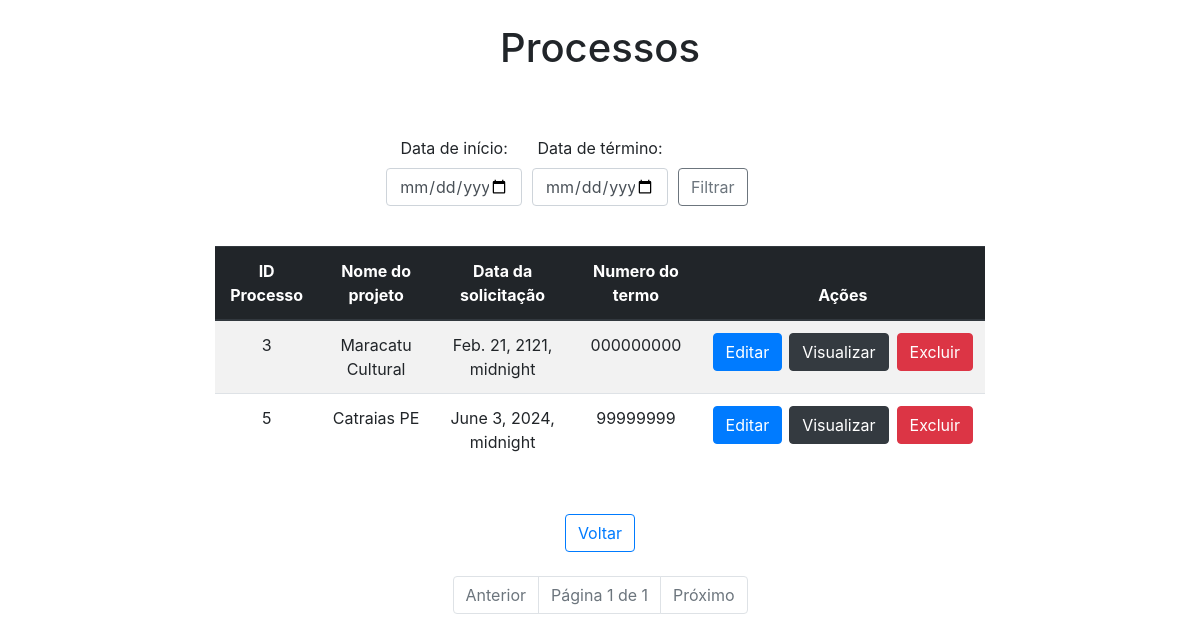
The app's page /processo_html/ (signed in) with its own data.
### app/models.py (models this page shows, shortened)
class Processo(models.Model):
    data_solicitacao = models.DateTimeField()
    data_conferencia_documentos = models.DateTimeField()
    data_autorizacao_empenho = models.DateTimeField()
    data_confeccao_empenho = models.DateTimeField()
    numero_empenho = models.CharField(max_length=30)
    data_confeccao_termo = models.DateTimeField()
    data_envio_termo = models.DateTimeField()
    numero_termo = models.CharField(max_length=30)
    responsavel_confeccao = models.CharField(max_length=100)
    data_visto_termo = models.DateTimeField()
    data_envio_term_proponente = models.DateTimeField()
    data_assinatura_termo = models.DateTimeField()
    data_envio_pagamento = models.DateTimeField()
    data_ordem_bancaria = models.DateTimeField()
    status_transacao = models.CharField(max_length=100)
    projeto = models.ForeignKey(Projeto, on_delete=models.CASCADE)

class Projeto(models.Model):
    numero_projeto = models.CharField(max_length=30)
    numero_sei = models.CharField(max_length=21)
    numero_parcela = models.CharField(max_length=20)
    valor_solicitado = models.FloatField()
    titulo_projeto = models.CharField(max_length=100)
    status_transacao = models.CharField(max_length=100)
    transacao = models.ForeignKey(Transacao, on_delete=models.CASCADE)
    def __str__(self):
        return self.titulo_projeto

### app/views.py (the view)
# urls.py: path("processo_html/", processo_html, name="processo_html"),
@login_required
def processo_html(request):
    start_date = request.GET.get('start_date')
    end_date = request.GET.get('end_date')
    processos_list = Processo.objects.all()
    if start_date and end_date:
        start_date = datetime.strptime(start_date, '%Y-%m-%d')
        end_date = datetime.strptime(end_date, '%Y-%m-%d')
        processos_list = processos_list.filter(data_solicitacao__range=[start_date, end_date])
    paginator = Paginator(processos_list, 5)
    page = request.GET.get('page')
    try:
        processos = paginator.page(page)
    except PageNotAnInteger:
        processos = paginator.page(1)
    except EmptyPage:
        processos = paginator.page(paginator.num_pages)
    return render(request, "processo.html", {"processos": processos})

### app/templates/processo.html (shortened to what this page needs)
<!DOCTYPE html>
<html lang="en">
<head>
    <link rel="stylesheet" href="https://stackpath.bootstrapcdn.com/bootstrap/4.1.3/css/bootstrap.min.css">
</head>
<body>
    <div class="col-8 m-auto pt-4 pb-4 text-center">
        <h1 class="mb-0">Processos</h1> <br>
        <div class="d-flex justify-content-center mt-4">
            <form method="GET" action="{% url 'processo_html' %}" class="mt-3">
                <div class="form-row">
                    <div class="form-group col-md-4 text-center">
                        <label for="start_date">Data de início:</label>
                        <input type="date" class="form-control" id="start_date" name="start_date">
                    </div>
                    <div class="form-group col-md-4 text-center">
                        <label for="end_date">Data de término:</label>
                        <input type="date" class="form-control" id="end_date" name="end_date">
                    </div>
                    <div class="form-group col-md-2 d-flex align-items-end">
                        <button type="submit" class="btn btn-outline-secondary">Filtrar</button>
                    </div>
                </div>
            </form>
        </div>
        <br>
        <table class="table table-striped">
            <thead class="thead-dark">
                <tr>
                    <th scope="col">ID Processo</th>
                    <th scope="col">Nome do projeto</th>
                    <th scope="col">Data da solicitação</th>
                    <th scope="col">Numero do termo</th>
                    <th scope="col">Ações</th>
                </tr>
            </thead>
            <tbody>
                {% for processo in processos %}
                <tr>
                    <td>{{ processo.id }}</td>
                    <td>{{ processo.projeto }}</td>
                    <td>{{ processo.data_solicitacao }}</td>
                    <td>{{ processo.numero_termo }}</td>
                    <td>
                        <div class="btn-group" role="group">
                            <a href="{% url 'edit_processo' processo.id %}" class="btn btn-primary mr-2 rounded">Editar</a>
                            <a href="{% url 'view_processo' processo.id %}" class="btn btn-dark mr-2 rounded">Visualizar</a>
                            <form action="{% url 'delete_processo' processo.id %}" method="post" class="d-inline-block">
                                <button type="submit" class="btn btn-danger btnDel rounded" onclick="return confirm('Tem certeza que deseja excluir este processo?')">Excluir</button>
                            </form>
                        </div>
                    </td>
                </tr>
                {% endfor %}
            </tbody>
        </table>
        <br>
        <a href="{% url 'home' %}" class="btn btn-outline-primary mt-2">
             Voltar
        </a>
    </div>
<div class="container">
    <div class="row">
        <div class="col-md-12">
            <nav aria-label="Page navigation">
                <ul class="pagination justify-content-center">
                    {% if processos.has_previous %}
                        <li class="page-item">
                            <a class="page-link" href="?page={{ processos.previous_page_number }}">Anterior</a>
                        </li>
                    {% else %}
                        <li class="page-item disabled">
                            <span class="page-link">Anterior</span>
                        </li>
                    {% endif %}
                    <li class="page-item disabled">
                        <span class="page-link">Página {{ processos.number }} de {{ processos.paginator.num_pages }}</span>
                    </li>
                    {% if processos.has_next %}
                        <li class="page-item">
                            <a class="page-link" href="?page={{ processos.next_page_number }}">Próximo</a>
                        </li>
                    {% else %}
                        <li class="page-item disabled">
                            <span class="page-link">Próximo</span>
                        </li>
                    {% endif %}
                </ul>
            </nav>
        </div>
    </div>
</div>
</body>
</html>

### records on screen
Processo: id "3", projeto "Maracatu Cultural", data_solicitacao "Feb. 21, 2121, midnight", numero_termo "000000000"
Processo: id "5", projeto "Catraias PE", data_solicitacao "June 3, 2024, midnight", numero_termo "99999999"

### other values on screen
{{ processos.number }} "1"
{{ processos.paginator.num_pages }} "1"
